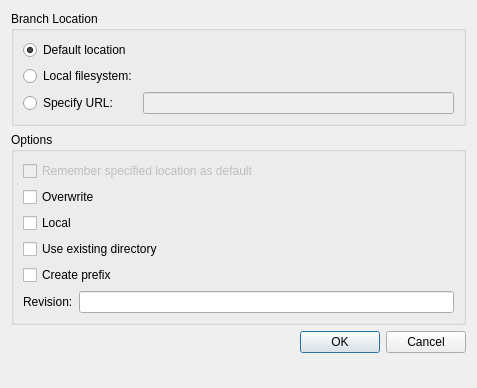
<?xml version="1.0" encoding="UTF-8"?>
<ui version="4.0">
 <class>Bazaar::Internal::PullOrPushDialog</class>
 <widget class="QDialog" name="Bazaar::Internal::PullOrPushDialog">
  <property name="geometry">
   <rect>
    <x>0</x>
    <y>0</y>
    <width>477</width>
    <height>388</height>
   </rect>
  </property>
  <property name="windowTitle">
   <string>Dialog</string>
  </property>
  <layout class="QVBoxLayout" name="verticalLayout">
   <item>
    <widget class="QGroupBox" name="groupBox">
     <property name="title">
      <string>Branch Location</string>
     </property>
     <layout class="QGridLayout" name="gridLayout">
      <item row="0" column="0">
       <widget class="QRadioButton" name="defaultButton">
        <property name="text">
         <string>Default location</string>
        </property>
        <property name="checked">
         <bool>true</bool>
        </property>
       </widget>
      </item>
      <item row="1" column="0">
       <widget class="QRadioButton" name="localButton">
        <property name="text">
         <string>Local filesystem:</string>
        </property>
       </widget>
      </item>
      <item row="1" column="1">
       <widget class="Utils::PathChooser" name="localPathChooser">
        <property name="enabled">
         <bool>false</bool>
        </property>
       </widget>
      </item>
      <item row="2" column="0">
       <widget class="QRadioButton" name="urlButton">
        <property name="toolTip">
         <string>For example: 'https://[user[:pass]@]host[:port]/[path]'.</string>
        </property>
        <property name="text">
         <string>Specify URL:</string>
        </property>
       </widget>
      </item>
      <item row="2" column="1">
       <widget class="QLineEdit" name="urlLineEdit">
        <property name="enabled">
         <bool>false</bool>
        </property>
        <property name="toolTip">
         <string>For example: 'https://[user[:pass]@]host[:port]/[path]'.</string>
        </property>
       </widget>
      </item>
     </layout>
    </widget>
   </item>
   <item>
    <widget class="QGroupBox" name="groupBox_2">
     <property name="title">
      <string>Options</string>
     </property>
     <layout class="QGridLayout" name="gridLayout_2">
      <item row="0" column="0" colspan="2">
       <widget class="QCheckBox" name="rememberCheckBox">
        <property name="enabled">
         <bool>false</bool>
        </property>
        <property name="text">
         <string>Remember specified location as default</string>
        </property>
       </widget>
      </item>
      <item row="1" column="0" colspan="2">
       <widget class="QCheckBox" name="overwriteCheckBox">
        <property name="toolTip">
         <string>Ignores differences between branches and overwrites
unconditionally.</string>
        </property>
        <property name="text">
         <string>Overwrite</string>
        </property>
       </widget>
      </item>
      <item row="3" column="0" colspan="2">
       <widget class="QCheckBox" name="useExistingDirCheckBox">
        <property name="toolTip">
         <string>By default, push will fail if the target directory exists, but does not already have a control directory.
This flag will allow push to proceed.</string>
        </property>
        <property name="text">
         <string>Use existing directory</string>
        </property>
       </widget>
      </item>
      <item row="4" column="0" colspan="2">
       <widget class="QCheckBox" name="createPrefixCheckBox">
        <property name="toolTip">
         <string>Creates the path leading up to the branch if it does not already exist.</string>
        </property>
        <property name="text">
         <string>Create prefix</string>
        </property>
       </widget>
      </item>
      <item row="5" column="0">
       <widget class="QLabel" name="label">
        <property name="text">
         <string>Revision:</string>
        </property>
       </widget>
      </item>
      <item row="5" column="1">
       <widget class="QLineEdit" name="revisionLineEdit"/>
      </item>
      <item row="2" column="0" colspan="2">
       <widget class="QCheckBox" name="localCheckBox">
        <property name="toolTip">
         <string>Performs a local pull in a bound branch.
Local pulls are not applied to the master branch.</string>
        </property>
        <property name="text">
         <string>Local</string>
        </property>
       </widget>
      </item>
     </layout>
    </widget>
   </item>
   <item>
    <widget class="QDialogButtonBox" name="buttonBox">
     <property name="orientation">
      <enum>Qt::Horizontal</enum>
     </property>
     <property name="standardButtons">
      <set>QDialogButtonBox::Cancel|QDialogButtonBox::Ok</set>
     </property>
    </widget>
   </item>
   <item>
    <spacer name="verticalSpacer">
     <property name="orientation">
      <enum>Qt::Vertical</enum>
     </property>
     <property name="sizeHint" stdset="0">
      <size>
       <width>20</width>
       <height>4</height>
      </size>
     </property>
    </spacer>
   </item>
  </layout>
 </widget>
 <customwidgets>
  <customwidget>
   <class>Utils::PathChooser</class>
   <extends>QWidget</extends>
   <header location="global">utils/pathchooser.h</header>
   <container>1</container>
   <slots>
    <signal>editingFinished()</signal>
    <signal>browsingFinished()</signal>
   </slots>
  </customwidget>
 </customwidgets>
 <tabstops>
  <tabstop>defaultButton</tabstop>
  <tabstop>localButton</tabstop>
  <tabstop>urlButton</tabstop>
  <tabstop>urlLineEdit</tabstop>
  <tabstop>rememberCheckBox</tabstop>
  <tabstop>overwriteCheckBox</tabstop>
  <tabstop>localCheckBox</tabstop>
  <tabstop>useExistingDirCheckBox</tabstop>
  <tabstop>createPrefixCheckBox</tabstop>
  <tabstop>revisionLineEdit</tabstop>
 </tabstops>
 <resources/>
 <connections>
  <connection>
   <sender>buttonBox</sender>
   <signal>accepted()</signal>
   <receiver>Bazaar::Internal::PullOrPushDialog</receiver>
   <slot>accept()</slot>
   <hints>
    <hint type="sourcelabel">
     <x>257</x>
     <y>177</y>
    </hint>
    <hint type="destinationlabel">
     <x>157</x>
     <y>274</y>
    </hint>
   </hints>
  </connection>
  <connection>
   <sender>buttonBox</sender>
   <signal>rejected()</signal>
   <receiver>Bazaar::Internal::PullOrPushDialog</receiver>
   <slot>reject()</slot>
   <hints>
    <hint type="sourcelabel">
     <x>325</x>
     <y>177</y>
    </hint>
    <hint type="destinationlabel">
     <x>286</x>
     <y>274</y>
    </hint>
   </hints>
  </connection>
  <connection>
   <sender>urlButton</sender>
   <signal>toggled(bool)</signal>
   <receiver>urlLineEdit</receiver>
   <slot>setEnabled(bool)</slot>
   <hints>
    <hint type="sourcelabel">
     <x>80</x>
     <y>121</y>
    </hint>
    <hint type="destinationlabel">
     <x>332</x>
     <y>123</y>
    </hint>
   </hints>
  </connection>
  <connection>
   <sender>localButton</sender>
   <signal>toggled(bool)</signal>
   <receiver>localPathChooser</receiver>
   <slot>setEnabled(bool)</slot>
   <hints>
    <hint type="sourcelabel">
     <x>112</x>
     <y>81</y>
    </hint>
    <hint type="destinationlabel">
     <x>346</x>
     <y>81</y>
    </hint>
   </hints>
  </connection>
  <connection>
   <sender>urlButton</sender>
   <signal>toggled(bool)</signal>
   <receiver>rememberCheckBox</receiver>
   <slot>setEnabled(bool)</slot>
   <hints>
    <hint type="sourcelabel">
     <x>71</x>
     <y>92</y>
    </hint>
    <hint type="destinationlabel">
     <x>163</x>
     <y>153</y>
    </hint>
   </hints>
  </connection>
  <connection>
   <sender>localButton</sender>
   <signal>toggled(bool)</signal>
   <receiver>rememberCheckBox</receiver>
   <slot>setEnabled(bool)</slot>
   <hints>
    <hint type="sourcelabel">
     <x>71</x>
     <y>67</y>
    </hint>
    <hint type="destinationlabel">
     <x>163</x>
     <y>153</y>
    </hint>
   </hints>
  </connection>
 </connections>
</ui>
